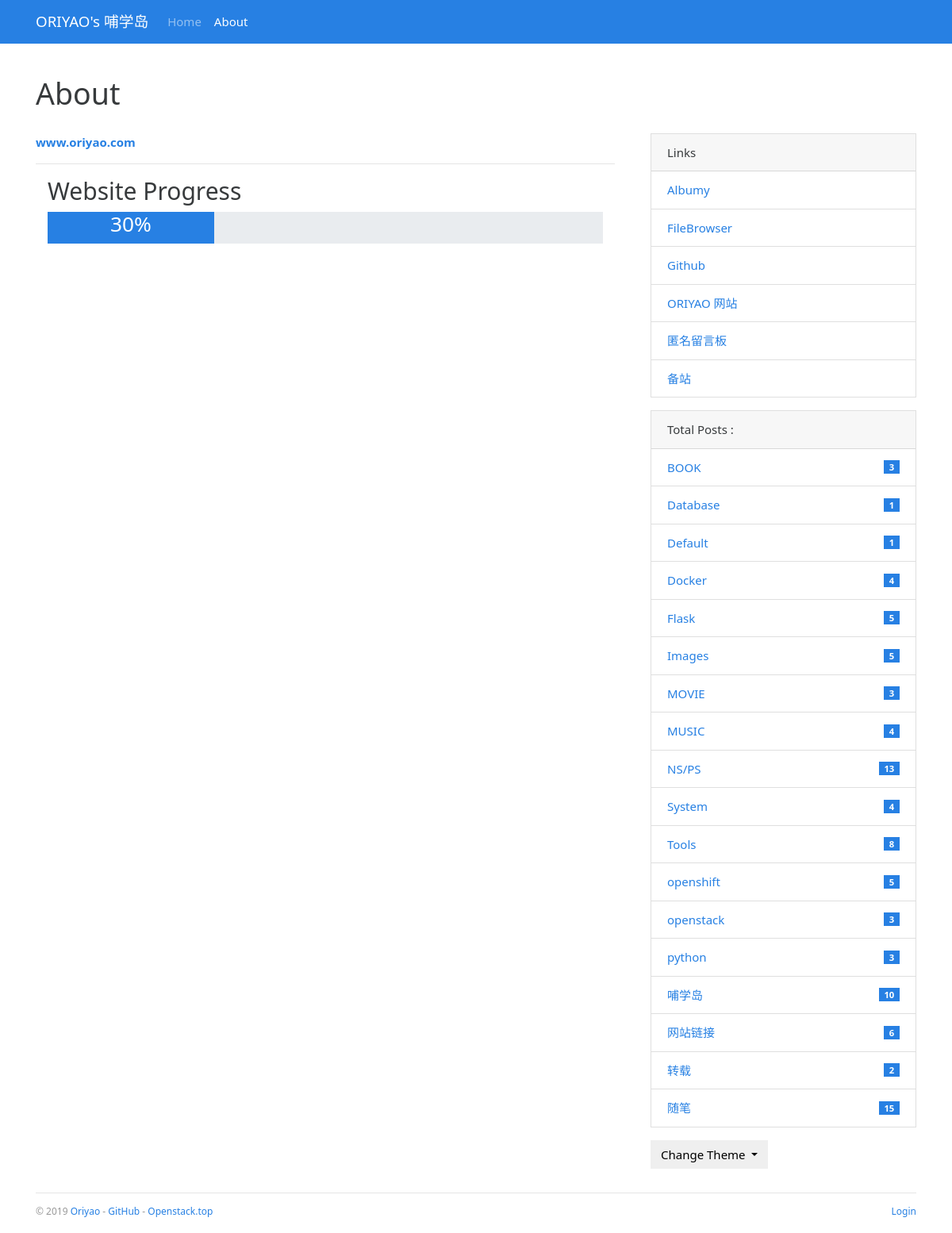
Before: /about with the older database file.
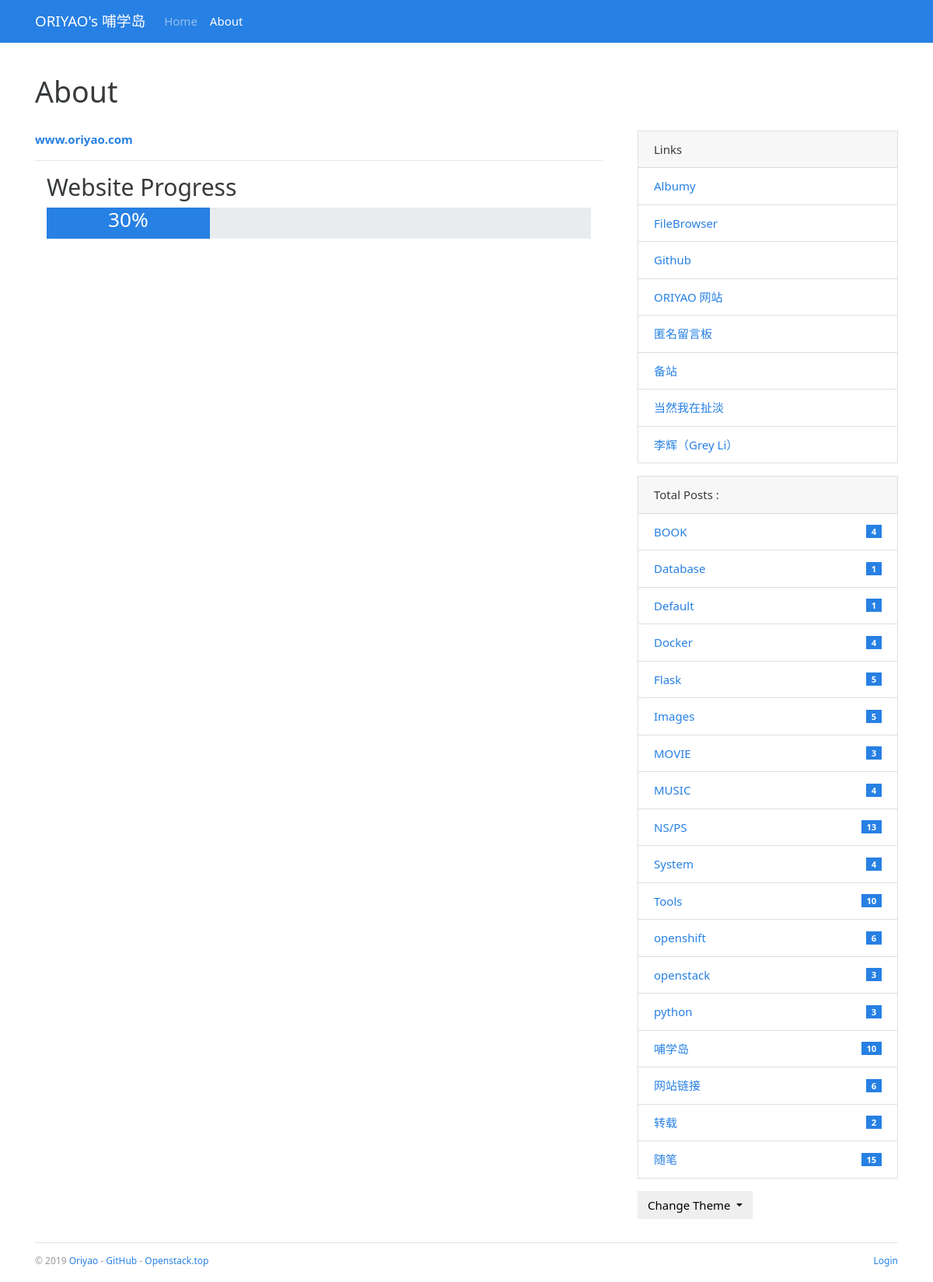
After: the same page with the newer database file.
### bluelog/models.py (models this page shows, shortened)
class Link(db.Model):
    id = db.Column(db.Integer, primary_key=True)
    name = db.Column(db.String(30))
    url = db.Column(db.String(255))

class Category(db.Model):
    id = db.Column(db.Integer, primary_key=True)
    name = db.Column(db.String(30), unique=True)
    posts = db.relationship('Post', back_populates='category')

### bluelog/blueprints/blog.py (the view)
@blog_bp.route('/about')
def about():
    return render_template('blog/about.html')

### bluelog/__init__.py (called while the page is built)
def register_template_context(app):
    @app.context_processor
    def make_template_context():
        admin = Admin.query.first()
        categories = Category.query.order_by(Category.name).all()
        links = Link.query.order_by(Link.name).all()
        if current_user.is_authenticated:
            unread_comments = Comment.query.filter_by(reviewed=False).count()
        else:
            unread_comments = None
        return dict(
            admin=admin, categories=categories,
            links=links, unread_comments=unread_comments)

def register_request_handlers(app):
    @app.after_request
    def query_profiler(response):
        for q in get_debug_queries():
            if q.duration >= app.config['BLUELOG_SLOW_QUERY_THRESHOLD']:
                app.logger.warning(
                    'Slow query: Duration: %fs\n Context: %s\nQuery: %s\n '
                    % (q.duration, q.context, q.statement)
                )
        return response

### bluelog/templates/blog/about.html (shortened to what this page needs)
{% extends 'base.html' %}
{% block content %}
    <div class="page-header">
        <h1>About</h1>
    </div>
    <div class="row">
        <div class="col-sm-8">
            {{ admin.about|safe }}
            <div class="container">
				<h2>Website Progress</h2>
                <div class="progress" style="height:40px;">
				    <div class="progress-bar" style="width:30%"><h3>30%</h3></div>
                </div>
			</div>
        </div>
        <div class="col-sm-4 sidebar">
            {% include "blog/_sidebar.html" %}
        </div>
    </div>
{% endblock %}

### bluelog/templates/blog/_sidebar.html (shortened to what this page needs)
{% if links %}
    <div class="card mb-3">
        <div class="card-header">Links</div>
        <ul class="list-group list-group-flush">
            {% for link in links %}
                <li class="list-group-item  list-group-item-action d-flex justify-content-between align-items-center">
                    <a href="{{ link.url }}" target="_blank">{{ link.name }}</a>
                </li>
            {% endfor %}
        </ul>
    </div>
{% endif %}
{% if categories %}
    <div class="card mb-3">
        <div class="card-header"> Total Posts :  {{ totalposts }}</div>
        <ul class="list-group list-group-flush">
            {% for category in categories %}
                <li class="list-group-item  list-group-item-action d-flex justify-content-between align-items-center">
                    <a href="{{ url_for('blog.show_category', category_id=category.id) }}">
                        {{ category.name }}
                    </a>
                    <span class="badge badge-primary badge-pill"> {{ category.posts|length }}</span>
                </li>
            {% endfor %}
        </ul>
    </div>
{% endif %}
<div class="dropdown">
    <button class="btn btn-default dropdown-toggle" type="button" id="dropdownMenuButton"
            data-toggle="dropdown" aria-haspopup="true" aria-expanded="false">
        Change Theme
    </button>
</div>

Changed rows visible on the page:
added Link: name "当然我在扯淡"
added Link: name "李辉（Grey Li）"
computed for Category "BOOK": posts|length "3" → "4"
computed for Category "Tools": posts|length "8" → "10"
computed for Category "openshift": posts|length "5" → "6"
